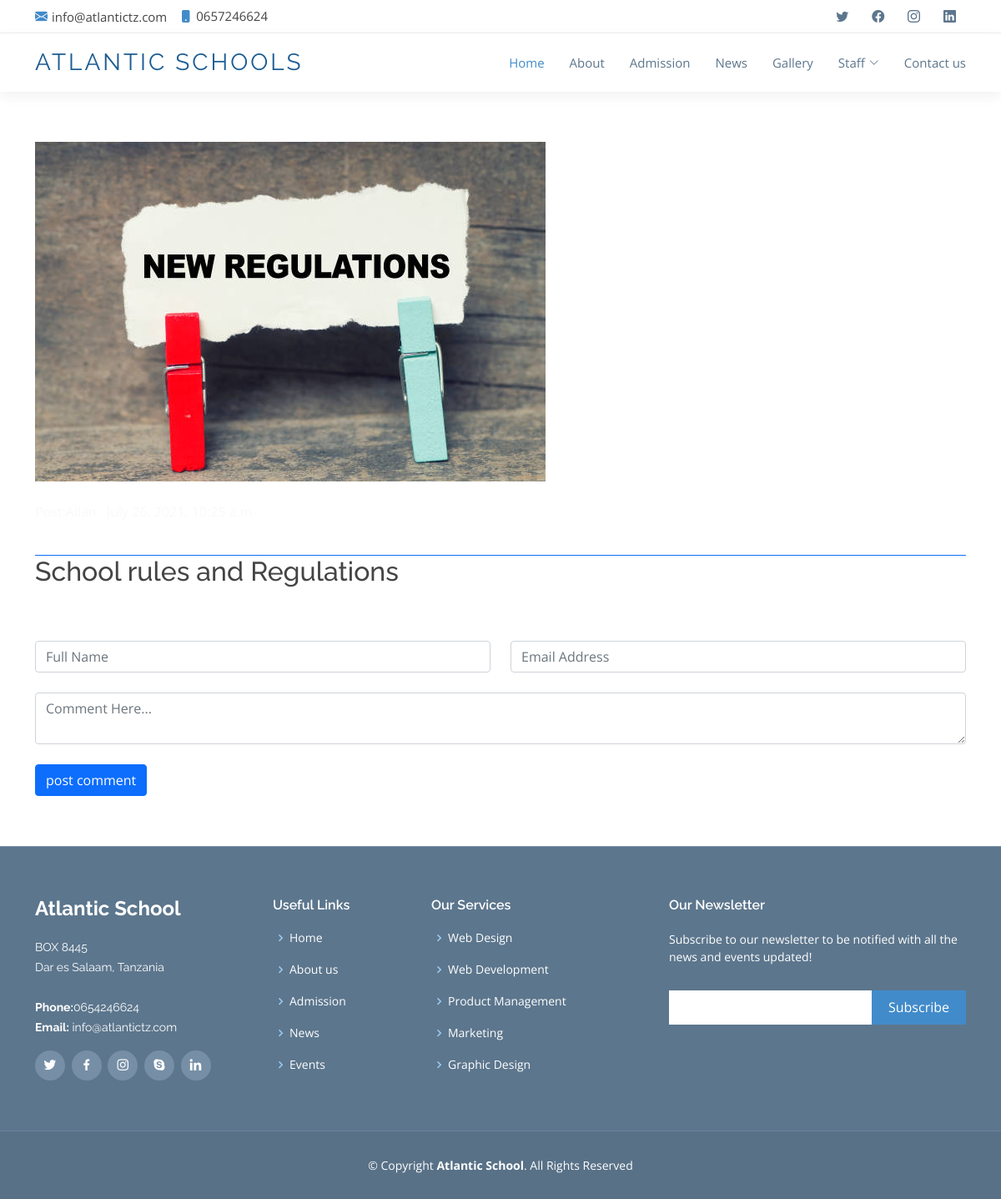
Screenshot of /post/12/ with the database file from the repository.
### Home/models.py (models this page shows, shortened)
class Post(models.Model):
    date = models.DateTimeField(default=timezone.now)
    tittle = models.CharField(max_length=100)
    agent = models.ForeignKey(User, on_delete=models.CASCADE)
    image_thumbnail = models.ImageField(upload_to='pics',default='newpost.png')
    body = RichTextField(blank=True, null=True)

### Home/views.py (the view)
# urls.py: path('post/<int:pk>/', PostDetailView.as_view(), name='news_detail'),
class PostDetailView(DetailView):
    model = Post

### Home/Templates/Home/post_detail.html (shortened to what this page needs)
{% load static %}
<!DOCTYPE html>
<html lang="en">
<head>
   <link rel="stylesheet" href="https://maxcdn.bootstrapcdn.com/font-awesome/4.4.0/css/font-awesome.min.css">
   <link rel='stylesheet' href='https://use.fontawesome.com/releases/v5.3.1/css/all.css'>
	<link href="https://cdn.jsdelivr.net/npm/bootstrap@5.0.2/dist/css/bootstrap.min.css" rel="stylesheet" integrity
  <meta charset="utf-8">
  <link href="{% static 'Home/assets/vendor/animate.css/animate.min.css'%}" rel="stylesheet">
  <link href="{% static 'Home/assets/vendor/aos/aos.css'%}" rel="stylesheet">
  <link href="{% static 'Home/assets/vendor/bootstrap/css/bootstrap.min.css'%}" rel="stylesheet">
  <link href="{% static 'Home/assets/vendor/bootstrap-icons/bootstrap-icons.css'%}" rel="stylesheet">
  <link href="{% static 'Home/assets/vendor/boxicons/css/boxicons.min.css'%}" rel="stylesheet">
  <link href="{% static 'Home/assets/vendor/glightbox/css/glightbox.min.css'%}" rel="stylesheet">
  <link href="{% static 'Home/assets/vendor/swiper/swiper-bundle.min.css'%}" rel="stylesheet">
<link href="{% static 'Home/assets/css/style.css'%}" rel="stylesheet">
</head>
<body>
  <section id="topbar" class="d-flex align-items-center">
    <div class="container d-flex justify-content-center justify-content-md-between">
      <div class="contact-info d-flex align-items-center">
        <i class="bi bi-envelope-fill"></i><a href="mailto:contact@example.com">info@atlantictz.com</a>
        <i class="bi bi-phone-fill phone-icon"></i> 0657246624
      </div>
      <div class="social-links d-none d-md-block">
        <a href="#" class="twitter"><i class="bi bi-twitter"></i></a>
        <a href="#" class="facebook"><i class="bi bi-facebook"></i></a>
        <a href="#" class="instagram"><i class="bi bi-instagram"></i></a>
        <a href="#" class="linkedin"><i class="bi bi-linkedin"></i></i></a>
      </div>
    </div>
  </section>
  <header id="header" class="d-flex align-items-center">
    <div class="container d-flex align-items-center">
      <div class="logo me-auto">
        <h1><a href="{% url 'home' %}">ATLANTIC SCHOOLS</a></h1>
      </div>
      <nav id="navbar" class="navbar">
        <ul>
          <li><a class="nav-link scrollto active" href="{% url 'home' %}">Home</a></li>
          <li><a class="nav-link scrollto" href="#about">About</a></li>
          <li><a class="nav-link scrollto" href="#services">Admission</a></li>
          <li><a class="nav-link scrollto" href="{% url 'news' %}">News</a></li>
          <li><a class="nav-link scrollto" href="#team">Gallery</a></li>
          <li class="dropdown"><a href="#"><span>Staff</span> <i class="bi bi-chevron-down"></i></a>
          </li>
          <li><a class="nav-link scrollto" href="#contact">Contact us</a></li>
        </ul>
      </nav>
    </div>
  </header>
<section class="section-sm bg-gray">
  <div class="container">
    <div class="row">
      <div class="col-12 mb-4">
        <img src="{{object.image_thumbnail.url}}" alt="blog-thumb" class="img-fluid w-80">
      </div>
      <div class="col-12">
        <ul class="list-inline">
          <li class="list-inline-item mr-4 mb-3 mb-md-0 text-light"><span class="font-weight-bold mr-2">Post:</span>{{object.agent}}</li>
          <li class="list-inline-item mr-4 mb-3 mb-md-0 text-light">{{object.date}}</li>
        </ul>
      </div>
      <div class="col-12 mt-4">
        <div class="border-bottom border-primary"></div>
      </div>
      <div class="col-12 mb-5">
        <h2>{{object.tittle}} </h2>
      </div>
      <div class="col-12">
        <form action="#" class="row">
          <div class="col-sm-6">
            <input type="text" class="form-control mb-4" id="name" name="name" placeholder="Full Name">
          </div>
          <div class="col-sm-6">
            <input type="email" class="form-control mb-4" id="mail" name="mail" placeholder="Email Address">
          </div>
          <div class="col-12">
            <textarea name="comment" id="comment" class="form-control mb-4" placeholder="Comment Here..."></textarea>
          </div>
          <div class="col-12">
            <button type="submit" value="send" class="btn btn-primary">post comment</button>
          </div>
        </form>
      </div>
    </div>
  </div>
</section>
  <footer id="footer">
    <div class="footer-top">
      <div class="container">
        <div class="row">
          <div class="col-lg-3 col-md-6 footer-info">
            <h3>Atlantic School</h3>
            <p>
              BOX 8445 <br>
              Dar es Salaam, Tanzania<br><br>
              <strong>Phone:</strong>0654246624<br>
              <strong>Email:</strong> info@atlantictz.com<br>
            </p>
            <div class="social-links mt-3">
              <a href="#" class="twitter"><i class="bx bxl-twitter"></i></a>
              <a href="#" class="facebook"><i class="bx bxl-facebook"></i></a>
              <a href="#" class="instagram"><i class="bx bxl-instagram"></i></a>
              <a href="#" class="google-plus"><i class="bx bxl-skype"></i></a>
              <a href="#" class="linkedin"><i class="bx bxl-linkedin"></i></a>
            </div>
          </div>
          <div class="col-lg-2 col-md-6 footer-links">
            <h4>Useful Links</h4>
            <ul>
              <li><i class="bx bx-chevron-right"></i> <a href="#">Home</a></li>
              <li><i class="bx bx-chevron-right"></i> <a href="#">About us</a></li>
              <li><i class="bx bx-chevron-right"></i> <a href="#">Admission</a></li>
              <li><i class="bx bx-chevron-right"></i> <a href="{% url 'news' %}">News</a></li>
              <li><i class="bx bx-chevron-right"></i> <a href="#">Events</a></li>
            </ul>
          </div>
          <div class="col-lg-3 col-md-6 footer-links">
            <h4>Our Services</h4>
            <ul>
              <li><i class="bx bx-chevron-right"></i> <a href="#">Web Design</a></li>
              <li><i class="bx bx-chevron-right"></i> <a href="#">Web Development</a></li>
              <li><i class="bx bx-chevron-right"></i> <a href="#">Product Management</a></li>
              <li><i class="bx bx-chevron-right"></i> <a href="#">Marketing</a></li>
              <li><i class="bx bx-chevron-right"></i> <a href="#">Graphic Design</a></li>
            </ul>
          </div>
          <div class="col-lg-4 col-md-6 footer-newsletter">
            <h4>Our Newsletter</h4>
            <p>Subscribe to our newsletter to be notified with all the news and events updated!</p>
            <form action="" method="post">
              <input type="email" name="email"><input type="submit" value="Subscribe">
            </form>
          </div>
        </div>
      </div>
    </div>
    <div class="container">
      <div class="copyright">
        &copy; Copyright <strong><span>Atlantic School</span></strong>. All Rights Reserved
      </div>
    </div>
  </footer>
</body>
</html>

### Home/static/Home/assets/css/style.css (style rules this page uses)
body { font-family: "Open Sans", sans-serif; color: #444; }
a { color: #428bca; text-decoration: none; }
h1, h2, h3, h4, h5, h6, .font-primary { font-family: "Raleway", sans-serif; }
#topbar { background: #fff; border-bottom: 1px solid #eee; font-size: 15px; height: 40px; padding: 0; }
#topbar .contact-info a { line-height: 0; color: #444; transition: 0.3s; }
#topbar .contact-info i { color: #428bca; line-height: 0; margin-right: 5px; }
#topbar .contact-info .phone-icon { margin-left: 15px; }
#topbar .social-links a { color: #5c768d; padding: 4px 12px; display: inline-block; line-height: 1px; transition: 0.3s; }
#header { height: 70px; background: #fff; z-index: 997; box-shadow: 0px 5px 15px 0px rgba(0, 0, 0, 0.06); }
#header .logo h1 { font-size: 28px; margin: 0; padding: 10px 0; line-height: 1; font-weight: 400; letter-spacing: 3px; text-transform: uppercase; }
#header .logo h1 a, #header .logo h1 a:hover { color: #1c5c93; text-decoration: none; }
.navbar { padding: 0; }
.navbar ul { margin: 0; padding: 0; display: flex; list-style: none; align-items: center; }
.navbar li { position: relative; }
.navbar a, .navbar a:focus { display: flex; align-items: center; justify-content: space-between; padding: 10px 0 10px 30px; font-family: "Open Sans", sans-serif; font-size: 15px; color: #5c768d; white-space: nowrap; transition: 0.3s; }
.navbar a i, .navbar a:focus i { font-size: 12px; line-height: 0; margin-left: 5px; }
.navbar a:hover, .navbar .active, .navbar .active:focus, .navbar li:hover > a { color: #428bca; }
section { padding: 60px 0; overflow: hidden; }
#footer { background: #587187; padding: 0 0 30px 0; color: #fff; font-size: 14px; }
#footer .footer-top { background: #5c768d; border-top: 1px solid #768fa6; border-bottom: 1px solid #67839c; padding: 60px 0 30px 0; }
#footer .footer-top .footer-info { margin-bottom: 30px; }
#footer .footer-top .footer-info h3 { font-size: 24px; margin: 0 0 20px 0; padding: 2px 0 2px 0; line-height: 1; font-weight: 700; }
#footer .footer-top .footer-info p { font-size: 14px; line-height: 24px; margin-bottom: 0; font-family: "Raleway", sans-serif; color: #fff; }
#footer .footer-top .social-links a { font-size: 18px; display: inline-block; background: #768fa6; color: #fff; line-height: 1; padding: 8px 0; margin-right: 4px; border-radius: 50%; text-align: center; width: 36px; height: 36px; transition: 0.3s; }
#footer .footer-top h4 { font-size: 16px; font-weight: 600; color: #fff; position: relative; padding-bottom: 12px; }
#footer .footer-top .footer-links { margin-bottom: 30px; }
#footer .footer-top .footer-links ul { list-style: none; padding: 0; margin: 0; }
#footer .footer-top .footer-links ul i { padding-right: 2px; color: #9eccf4; font-size: 18px; line-height: 1; }
#footer .footer-top .footer-links ul li { padding: 10px 0; display: flex; align-items: center; }
#footer .footer-top .footer-links ul li:first-child { padding-top: 0; }
#footer .footer-top .footer-links ul a { color: #fff; transition: 0.3s; display: inline-block; line-height: 1; }
#footer .footer-top .footer-newsletter form { margin-top: 30px; background: #fff; padding: 6px 10px; position: relative; border-radius: 4; }
#footer .footer-top .footer-newsletter form input[type="email"] { border: 0; padding: 4px; width: calc(100% - 110px); }
#footer .footer-top .footer-newsletter form input[type="submit"] { position: absolute; top: 0; right: 0; bottom: 0; border: 0; background: none; font-size: 16px; padding: 0 20px; background: #428bca; color: #fff; transition: 0.3s; border-radius: 4; }
#footer .copyright { text-align: center; padding-top: 30px; }

### rows the page displays
Post: image_thumbnail (picture), tittle "School rules and Regulations"
